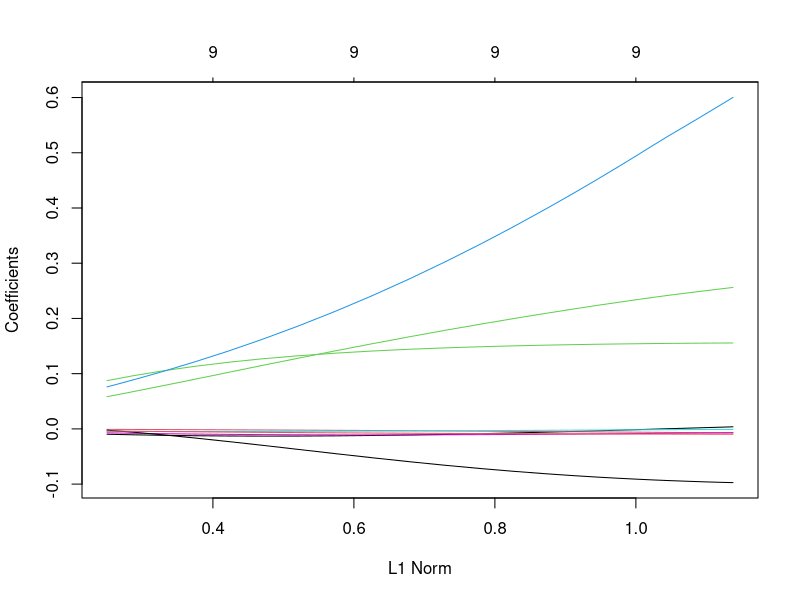
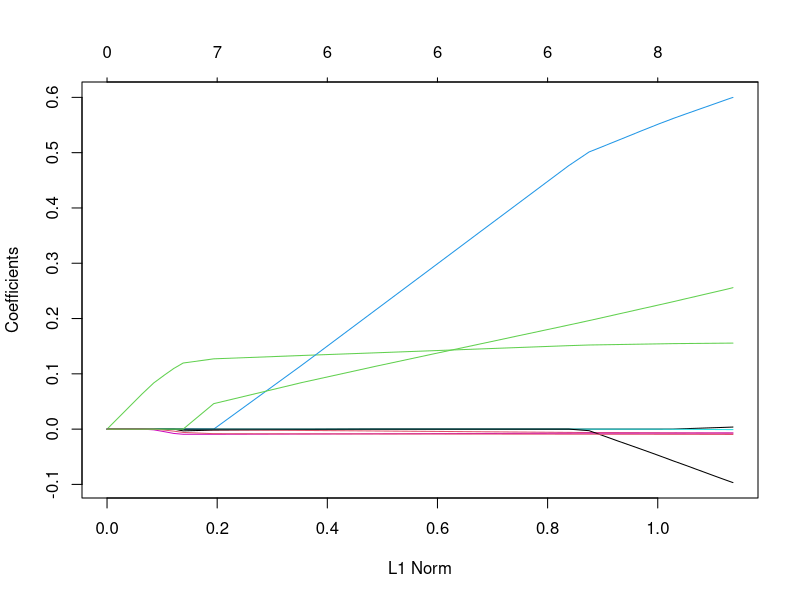

Here is the R script that generated these plots, in order: (Note: this script raises an error after producing the figures.)
library(tidyverse)
library(glmnet)

set.seed = 18

Clean_Data <- read.csv("derived_data/Clean_Data.csv") %>% 
  mutate(position = as.numeric(position))
DF.Off.skill <- read.csv("derived_data/Off.Skill.csv") %>% 
  mutate(Type = "1") #skill is 1, strength is 2, linebacker is 3
DF.Off.strength <- read.csv("derived_data/Off.Strength.csv") %>% 
  mutate(Type = "2")
DF.Def.skill <- read.csv("derived_data/Def.Skill.csv" )%>% 
  mutate(Type = "1")
DF.Def.strength <- read.csv("derived_data/Def.Strength.csv" )%>% 
  mutate(Type = "2")
DF.Mixed <- read.csv("derived_data/Df.Mix.csv") %>% 
  mutate(Type = "3")
Skill.Stren.DF <- rbind(DF.Off.skill, DF.Off.strength, DF.Def.strength, DF.Def.skill, DF.Mixed)

set.seed <- 18 #this is my lucky number 
spec = c(train = .6, test = .2, validate = .2)
DF = sample(cut(
  seq(nrow(Clean_Data)), 
  nrow(Clean_Data)*cumsum(c(0,spec)),
  labels = names(spec)
))

Split.DF = split(Clean_Data, DF)


x <- as.matrix(Split.DF$train[,-c(1, 2, 3, 13, 14)])
y_train <- Split.DF$train$pick

x_test <- as.matrix(Split.DF$test[,-c(1, 2, 3, 13, 14)])
y_test <- Split.DF$test$pick

lambdas <- 10^seq(2, -3, by = -.1)

ridge.reg <- glmnet(x, y_train, nlambda = 25, alpha = 0, family = 'poisson', lambda = lambdas)

summary(ridge.reg)
plot(ridge.reg)

lasso.reg <- glmnet(x, y_train, nlambda = 25, alpha = 1, family = 'poisson', lambda = lambdas)

summary(lasso.reg)
plot(lasso.reg)

cv_ridge <- cv.glmnet(x, y_train, alpha = 0, lambda = lambdas)
optimal_lambda.ridge <- cv_ridge$lambda.min
optimal_lambda.ridge

cv_lasso <- cv.glmnet(x, y_train, alpha = 1, lambda = lambdas)
optimal_lambda.lasso <- cv_ridge$lambda.min
optimal_lambda.lasso


# Compute R^2 from true and predicted values
eval_results <- function(true, predicted, df) {
  SSE <- sum((predicted - true)^2)
  SST <- sum((true - mean(true))^2)
  R_square <- 1 - SSE / SST
  RMSE = sqrt(SSE/nrow(df))
  
  
  # Model performance metrics
  data.frame(
    RMSE = RMSE,
    Rsquare = R_square
  )
  
}

lasso_model <- glmnet(x, y_train, alpha = 1, lambda = optimal_lambda.lasso, standardize = TRUE)

predictions_train <- predict(lasso_model, s = optimal_lambda.lasso, newx = x)
eval_results(y_train, predictions_train, Split.DF$train)

predictions_test <- predict(lasso_model, s = optimal_lambda.lasso, newx = x_test)
eval_results(y_test, predictions_test, Split.DF$test)

predictions_validate <- predict(lasso_model, s = optimal_lambda.lasso, newx = as.matrix(Split.DF$validate[,-c(1, 2, 3, 13, 14)]))
eval_results(Split.DF$validate$pick, predictions_validate, Split.DF$validate)



ridge_model <- glmnet(x, y_train, alpha = 0, lambda = optimal_lambda.ridge, standardize = TRUE)

predictions_train <- predict(ridge_model, s = optimal_lambda.ridge, newx = x)
eval_results(y_train, predictions_train, Split.DF$train)

predictions_test <- predict(ridge_model, s = optimal_lambda.ridge, newx = x_test)
eval_results(y_test, predictions_test, Split.DF$test)

predictions_validate <- predict(ridge_model, s = optimal_lambda.ridge, newx = as.matrix(Split.DF$validate[,-c(1, 2, 3, 13, 14)]))
eval_results(Split.DF$validate$pick, predictions_validate, Split.DF$validate)


saveRDS(lasso_model, "derived_models/best.lasso.mod.rds")
saveRDS(ridge_model, "derived_models/best.ridge.mod.rds")